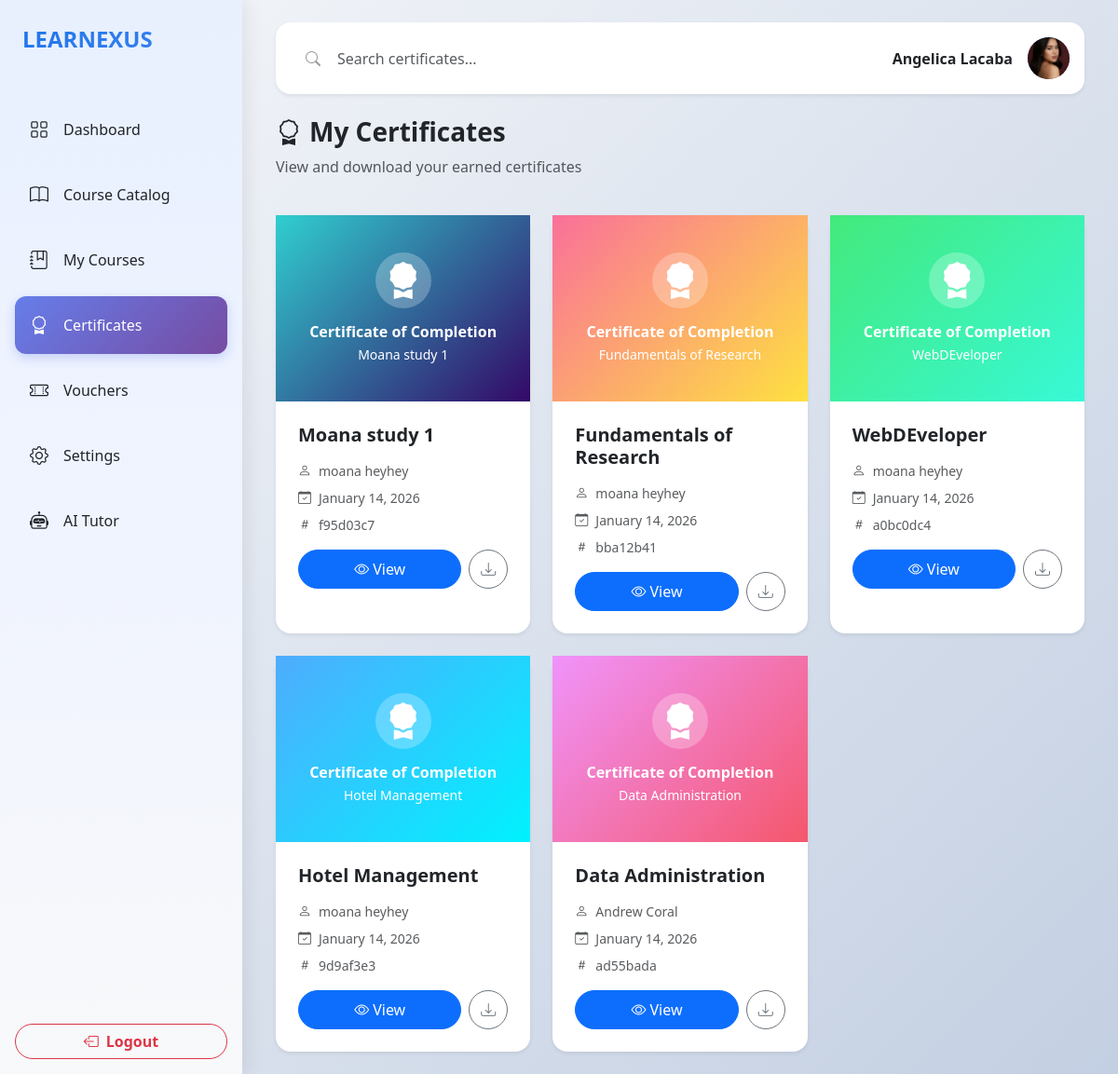
Page /student/certificates.php (signed in) on the committed database.
### tables this page shows
CREATE TABLE `users` (
  `userID` int(11) NOT NULL,
  `email` varchar(255) NOT NULL,
  `passwordHash` varchar(255) NOT NULL,
  `firstName` varchar(100) NOT NULL,
  `lastName` varchar(100) NOT NULL,
  `middleInitial` varchar(5) NOT NULL,
  `phone` varchar(20) DEFAULT NULL,
  `avatar` varchar(255) DEFAULT NULL,
  `phoneVerified` tinyint(1) DEFAULT 0,
  `emailVerified` tinyint(1) DEFAULT 0,
  `role` enum('student','instructor','admin') DEFAULT 'student',
  `status` enum('active','inactive','suspended') DEFAULT 'active',
  `createdAt` timestamp NOT NULL DEFAULT current_timestamp(),
  `studentNumber` varchar(50) DEFAULT NULL,
  `teacherNumber` varchar(50) DEFAULT NULL
);

CREATE TABLE `certificates` (
  `certificateID` int(11) NOT NULL,
  `enrollmentID` int(11) NOT NULL,
  `courseID` int(11) NOT NULL,
  `userID` int(11) NOT NULL,
  `certificateUUID` varchar(36) NOT NULL,
  `issuedAt` timestamp NOT NULL DEFAULT current_timestamp(),
  `instructorName` varchar(255) DEFAULT NULL,
  `studentName` varchar(255) DEFAULT NULL,
  `courseTitle` varchar(255) DEFAULT NULL
);

CREATE TABLE `courses` (
  `courseID` int(11) NOT NULL,
  `teacherID` int(11) NOT NULL,
  `title` varchar(255) NOT NULL,
  `description` text DEFAULT NULL,
  `price` decimal(10,2) DEFAULT 0.00,
  `category` varchar(100) DEFAULT NULL,
  `status` enum('draft','published','archived') DEFAULT 'draft',
  `passingScore` int(11) DEFAULT 70,
  `createdAt` timestamp NOT NULL DEFAULT current_timestamp()
);

### student/certificates.php (the view, shortened to what this page needs)
<?php
require_once '../database/db_connect.php';
$userID = $_SESSION['user_id'];
$userStmt = $conn->prepare("SELECT avatar FROM users WHERE userID = ?");
$userStmt->execute([$userID]);
$user = $userStmt->fetch();
$searchQuery = isset($_GET['search']) ? trim($_GET['search']) : '';
if (!empty($searchQuery)) {
    $stmt = $conn->prepare("
        SELECT
            cert.*,
            c.title as courseTitle,
            c.description as courseDescription,
            CONCAT(u.firstName, ' ', u.lastName) as instructorName,
            e.completedAt,
            e.progressPercentage
        FROM certificates cert
        JOIN enrollments e ON cert.enrollmentID = e.enrollmentID
        JOIN courses c ON cert.courseID = c.courseID
        JOIN users u ON c.teacherID = u.userID
        WHERE cert.userID = ?
        AND (c.title LIKE ? OR c.description LIKE ? OR CONCAT(u.firstName, ' ', u.lastName) LIKE ?)
        ORDER BY cert.issuedAt DESC
    ");
    $searchParam = "%{$searchQuery}%";
    $stmt->execute([$userID, $searchParam, $searchParam, $searchParam]);
} else {
    $stmt = $conn->prepare("
        SELECT
            cert.*,
            c.title as courseTitle,
            c.description as courseDescription,
            CONCAT(u.firstName, ' ', u.lastName) as instructorName,
            e.completedAt,
            e.progressPercentage
        FROM certificates cert
        JOIN enrollments e ON cert.enrollmentID = e.enrollmentID
        JOIN courses c ON cert.courseID = c.courseID
        JOIN users u ON c.teacherID = u.userID
        WHERE cert.userID = ?
        ORDER BY cert.issuedAt DESC
    ");
    $stmt->execute([$userID]);
}
$certificates = $stmt->fetchAll();
?>
<!DOCTYPE html>
<html lang="en">
<head>
    <link href="https://cdn.jsdelivr.net/npm/bootstrap@5.3.3/dist/css/bootstrap.min.css" rel="stylesheet">
    <link rel="stylesheet" href="https://cdn.jsdelivr.net/npm/bootstrap-icons@1.11.1/font/bootstrap-icons.css">
</head>
<body>
    <aside class="sidebar offcanvas-lg offcanvas-start position-fixed top-0 start-0 h-100" style="width: var(--sidebar-width);" id="sidebar">
        <div class="offcanvas-body p-0 d-flex flex-column h-100">
            <div class="sidebar-brand px-4 py-4 mb-4 d-none d-lg-block">LEARNEXUS</div>
            <nav class="flex-grow-1 px-3">
                <a class="nav-link d-flex align-items-center gap-3 px-3 py-3 mb-2 text-dark fw-medium" href="dashboard.php">
                    <i class="bi bi-grid fs-5"></i><span>Dashboard</span>
                </a>
                <a class="nav-link d-flex align-items-center gap-3 px-3 py-3 mb-2 text-dark fw-medium" href="course_catalog.php">
                    <i class="bi bi-book fs-5"></i><span>Course Catalog</span>
                </a>
                <a class="nav-link d-flex align-items-center gap-3 px-3 py-3 mb-2 text-dark fw-medium" href="my_courses.php">
                    <i class="bi bi-journal-bookmark fs-5"></i><span>My Courses</span>
                </a>
                <a class="nav-link active d-flex align-items-center gap-3 px-3 py-3 mb-2 text-dark fw-medium" href="certificates.php">
                    <i class="bi bi-award fs-5"></i><span>Certificates</span>
                </a>
                <a class="nav-link d-flex align-items-center gap-3 px-3 py-3 mb-2 text-dark fw-medium" href="vouchers.php">
                    <i class="bi bi-ticket-perforated fs-5"></i><span>Vouchers</span>
                </a>
                <a class="nav-link d-flex align-items-center gap-3 px-3 py-3 mb-2 text-dark fw-medium" href="settings.php">
                    <i class="bi bi-gear fs-5"></i><span>Settings</span>
                </a>
                <a class="nav-link d-flex align-items-center gap-3 px-3 py-3 mb-2 text-dark fw-medium" href="ai_chatbot.php">
                    <i class="bi bi-robot fs-5"></i><span>AI Tutor</span>
                </a>
            </nav>
            <div class="p-3 mt-auto">
                <button class="btn btn-outline-danger w-100 rounded-pill fw-semibold" onclick="window.location.href='../logout.php'">
                    <i class="bi bi-box-arrow-left me-2"></i>Logout
                </button>
            </div>
        </div>
    </aside>
    <main class="main-content p-3 p-lg-4">
        <div class="container-fluid">
            <div class="row mb-4">
                <div class="col-12">
                    <div class="card border-0 rounded-4 shadow-sm">
                        <div class="card-body p-3 d-flex justify-content-between align-items-center gap-3">
                            <div class="position-relative" style="flex: 1; max-width: 500px;">
                                <form method="GET" class="position-relative w-100">
                                    <i class="bi bi-search search-icon"></i>
                                    <input type="text" name="search" id="certificateSearch"
                                           class="form-control search-input ps-5"
                                           placeholder="Search certificates..."
                                           value="<?php echo htmlspecialchars($searchQuery); ?>"
                                           autocomplete="off">
                                </form>
                            </div>
                            <div class="d-flex align-items-center gap-3" onclick="window.location.href='settings.php'" role="button" style="flex-shrink: 0;">
                                <span class="fw-semibold d-none d-sm-inline text-nowrap">
                                    <?php echo htmlspecialchars($_SESSION['first_name'] . ' ' . $_SESSION['last_name']); ?>
                                </span>
                                <div class="rounded-circle d-flex align-items-center justify-content-center text-white fw-bold"
                                     style="width: 45px; height: 45px; min-width: 45px; background: linear-gradient(135deg, #667eea, #764ba2);">
                                    <?php if (!empty($user['avatar']) && file_exists($user['avatar'])): ?>
                                        <img src="<?php echo htmlspecialchars($user['avatar']); ?>" alt="Avatar"
                                             class="w-100 h-100 rounded-circle object-fit-cover">
                                    <?php else: ?>
                                        <?php echo strtoupper(substr($_SESSION['first_name'], 0, 1)); ?>
                                    <?php endif; ?>
                                </div>
                            </div>
                        </div>
                    </div>
                </div>
            </div>
            <div class="row mb-4">
                <div class="col-12">
                    <h1 class="h3 fw-bold"><i class="bi bi-award me-2"></i>My Certificates</h1>
                    <p class="text-muted">View and download your earned certificates</p>
                </div>
            </div>
            <?php if (count($certificates) > 0): ?>
                <div class="row g-4">
                    <?php
                    $gradients = [
                        'linear-gradient(135deg, #667eea 0%, #764ba2 100%)',
                        'linear-gradient(135deg, #f093fb 0%, #f5576c 100%)',
                        'linear-gradient(135deg, #4facfe 0%, #00f2fe 100%)',
                        'linear-gradient(135deg, #43e97b 0%, #38f9d7 100%)',
                        'linear-gradient(135deg, #fa709a 0%, #fee140 100%)',
                        'linear-gradient(135deg, #30cfd0 0%, #330867 100%)',
                    ];
                    foreach ($certificates as $cert):
                        $gradient = $gradients[$cert['certificateID'] % count($gradients)];
                        $courseTitle = htmlspecialchars($cert['courseTitle']);
                        $instructorName = htmlspecialchars($cert['instructorName']);
                    ?>
                        <div class="col-12 col-md-6 col-lg-4">
                            <div class="card border-0 rounded-4 shadow-sm card-hover h-100"
                                 onclick="window.location.href='view_certificate.php?id=<?php echo $cert['certificateUUID']; ?>'">
                                <div class="cert-header position-relative d-flex flex-column align-items-center justify-content-center text-white text-center p-4"
                                     style="background: <?php echo $gradient; ?>">
                                    <div class="rounded-circle bg-white bg-opacity-25 d-flex align-items-center justify-content-center mb-3"
                                         style="width: 60px; height: 60px;">
                                        <i class="bi bi-award-fill fs-1"></i>
                                    </div>
                                    <h6 class="fw-bold mb-1">Certificate of Completion</h6>
                                    <p class="small mb-0"><?php echo htmlspecialchars($cert['courseTitle']); ?></p>
                                </div>
                                <div class="card-body p-4">
                                    <h5 class="fw-bold mb-3"><?php echo $courseTitle; ?></h5>
                                    <div class="d-flex flex-column gap-2 small text-muted mb-3">
                                        <div><i class="bi bi-person me-2"></i><?php echo $instructorName; ?></div>
                                        <div><i class="bi bi-calendar-check me-2"></i><?php echo date('F d, Y', strtotime($cert['issuedAt'])); ?></div>
                                        <div><i class="bi bi-hash me-2"></i><?php echo substr($cert['certificateUUID'], 0, 8); ?></div>
                                    </div>
                                    <div class="d-flex gap-2">
                                        <button class="btn btn-primary rounded-pill flex-grow-1"
                                                onclick="event.stopPropagation(); window.location.href='view_certificate.php?id=<?php echo $cert['certificateUUID']; ?>'">
                                            <i class="bi bi-eye me-1"></i>View
                                        </button>
                                        <button class="btn btn-outline-secondary rounded-circle"
                                                onclick="event.stopPropagation(); downloadCertificate('<?php echo $cert['certificateUUID']; ?>')"
                                                style="width: 42px; height: 42px;">
                                            <i class="bi bi-download"></i>
                                        </button>
                                    </div>
                                </div>
                            </div>
                        </div>
                    <?php endforeach; ?>
                </div>
            <?php endif; ?>
        </div>
    </main>
</body>
</html>

### student/certificates.php (style rules this page uses)
:root { --sidebar-width: 260px; }
body { background: linear-gradient(135deg, #f5f7fa 0%, #c3cfe2 100%); min-height: 100vh; }
.sidebar { background: linear-gradient(180deg, #e8f0fe 0%, #f0f4ff 50%, #f8f9fa 100%); box-shadow: 4px 0 20px rgba(0,0,0,0.08); }
.sidebar-brand { font-size: 1.5rem; font-weight: 800; background: linear-gradient(135deg, #1a73e8 0%, #4285f4 100%); -webkit-background-clip: text; -webkit-text-fill-color: transparent; background-clip: text; }
.nav-link { border-radius: 12px; transition: all 0.2s ease; position: relative; }
.nav-link::before { content: ''; position: absolute; left: 0; top: 50%; transform: translateY(-50%); width: 4px; height: 0; background: #1a73e8; border-radius: 0 4px 4px 0; transition: height 0.25s ease; }
.nav-link.active { background: linear-gradient(135deg, #667eea 0%, #764ba2 100%); color: white !important; box-shadow: 0 4px 12px rgba(102, 126, 234, 0.3); }
.nav-link.active::before { display: none; }
@media (min-width: 992px) { .main-content { margin-left: var(--sidebar-width); } }
.search-input { padding-left: 2.5rem; border: 2px solid transparent; transition: all 0.3s ease; border-radius: 25px !important; }
.search-icon { position: absolute; left: 1rem; top: 50%; transform: translateY(-50%); color: #999; z-index: 10; }
.card-hover { transition: transform 0.2s, box-shadow 0.2s; cursor: pointer; }
.cert-header { height: 200px; }

### rows in the picture
users: avatar (picture)
certificates: courseID.title "Moana study 1", instructorName "moana heyhey", issuedAt "January 14, 2026", certificateUUID "f95d03c7"
certificates: courseID.title "Fundamentals of Research", instructorName "moana heyhey", issuedAt "January 14, 2026", certificateUUID "bba12b41"
certificates: courseID.title "WebDEveloper", instructorName "moana heyhey", issuedAt "January 14, 2026", certificateUUID "a0bc0dc4"
certificates: courseID.title "Hotel Management", instructorName "moana heyhey", issuedAt "January 14, 2026", certificateUUID "9d9af3e3"
certificates: courseID.title "Data Administration", instructorName "Andrew Coral", issuedAt "January 14, 2026", certificateUUID "ad55bada"

### other values in the picture
$_SESSION['first_name'] . ' ' . $_SESSION['last_name'] "Angelica Lacaba"
